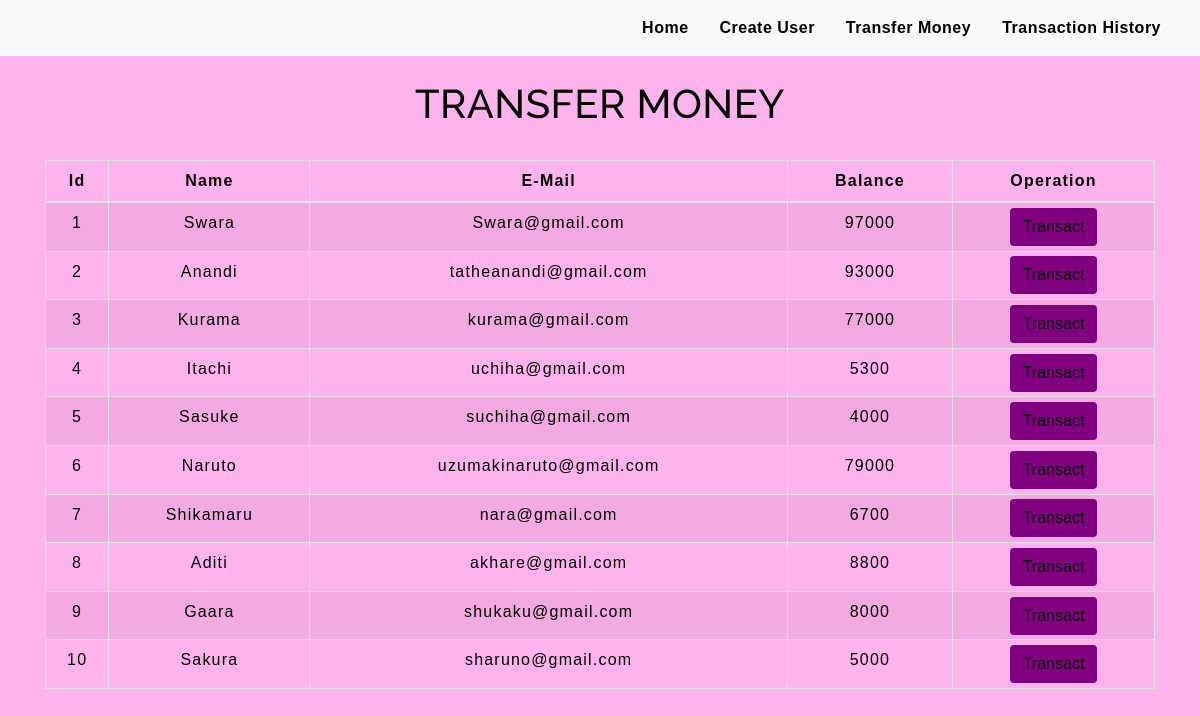
The app's page /transfermoney.php with its own data.
### tables this page shows
CREATE TABLE `users` (
  `id` int(3) NOT NULL,
  `name` text NOT NULL,
  `email` varchar(30) NOT NULL,
  `balance` int(8) NOT NULL
);

### transfermoney.php (the view, shortened to what this page needs)
<!DOCTYPE html>
<html lang="en">
<head>
    <link rel="stylesheet" href="https://maxcdn.bootstrapcdn.com/bootstrap/4.0.0/css/bootstrap.min.css">
    <link rel="stylesheet" type="text/css" href="css/table.css">
    <link rel="stylesheet" type="text/css" href="css/navbar.css">
</head>
<body style="background-color : #ffb3ec;">
<?php
    include 'config.php';
    $sql = "SELECT * FROM users";
    $result = mysqli_query($conn,$sql);
?>
<?php
  include 'navbar.php';
?>
<div class="container">
        <h2 class="text-center pt-4" style="color : black;">TRANSFER MONEY</h2>
        <br>
            <div class="row">
                <div class="col">
                    <div class="table-responsive-sm">
                    <table class="table table-hover table-sm table-striped table-condensed table-bordered" style="border-color:black;">
                        <thead style="color : black;">
                            <tr>
                            <th scope="col" class="text-center py-2">Id</th>
                            <th scope="col" class="text-center py-2">Name</th>
                            <th scope="col" class="text-center py-2">E-Mail</th>
                            <th scope="col" class="text-center py-2">Balance</th>
                            <th scope="col" class="text-center py-2">Operation</th>
                            </tr>
                        </thead>
                        <tbody>
                <?php
                    while($rows=mysqli_fetch_assoc($result)){
                ?>
                    <tr style="color : black;">
                        <td class="py-2"><?php echo $rows['id'] ?></td>
                        <td class="py-2"><?php echo $rows['name']?></td>
                        <td class="py-2"><?php echo $rows['email']?></td>
                        <td class="py-2"><?php echo $rows['balance']?></td>
                        <td><a href="selecteduserdetail.php?id= <?php echo $rows['id'] ;?>"> <button type="button" class="btn" style="background-color : #800080;">Transact</button></a></td>
                    </tr>
                <?php
                    }
                ?>
                        </tbody>
                    </table>
                    </div>
                </div>
            </div>
         </div>
</body>
</html>

### navbar.php (shortened to what this page needs)
<nav class="navbar navbar-expand-md navbar-light bg-light">
<div class="collapse navbar-collapse" id="collapsibleNavbar">
      <ul class="navbar-nav ml-auto">
        <li class="nav-item">
          <a class="nav-link" href="index.php" style="color : #000000;"><b>Home</b></a>
        </li>
        <li class="nav-item">
          <a class="nav-link" href="createuser.php" style="color : #000000;"><b>Create User</b></a>
        </li>
        <li class="nav-item">
          <a class="nav-link" href="transfermoney.php" style="color : #000000;"><b>Transfer Money</b></a>
        </li>
        <li class="nav-item">
          <a class="nav-link" href="transactionhistory.php" style="color : #000000;"><b>Transaction History</b></a>
        </li>
    </div>
 </nav>

### css/table.css (style rules this page uses)
* { padding: 0; margin: 0; box-sizing: border-box; font-family: sans-serif; }
h2 { font-size: 40px; }
table { letter-spacing: 1.2px; }
td { text-align: center; }
button { border:none; background: #c3e4ee; transition: 1s; }

### css/navbar.css (style rules this page uses)
.nav-link { margin-right: 15px; color:#2F363F; letter-spacing: 0.5px; transition: 0.5s; }
h2 { color: #4C4B4B; letter-spacing: 0.5px; font-family: raleway; }

### transfermoney.php (style rules this page uses)
button { transition: 1.5s; }

### records on screen
users: id "1", name "Swara", email "Swara@gmail.com", balance "97000"
users: id "2", name "Anandi", email "tatheanandi@gmail.com", balance "93000"
users: id "3", name "Kurama", email "kurama@gmail.com", balance "77000"
users: id "4", name "Itachi", email "uchiha@gmail.com", balance "5300"
users: id "5", name "Sasuke", email "suchiha@gmail.com", balance "4000"
users: id "6", name "Naruto", email "uzumakinaruto@gmail.com", balance "79000"
users: id "7", name "Shikamaru", email "nara@gmail.com", balance "6700"
users: id "8", name "Aditi", email "akhare@gmail.com", balance "8800"
users: id "9", name "Gaara", email "shukaku@gmail.com", balance "8000"
users: id "10", name "Sakura", email "sharuno@gmail.com", balance "5000"
